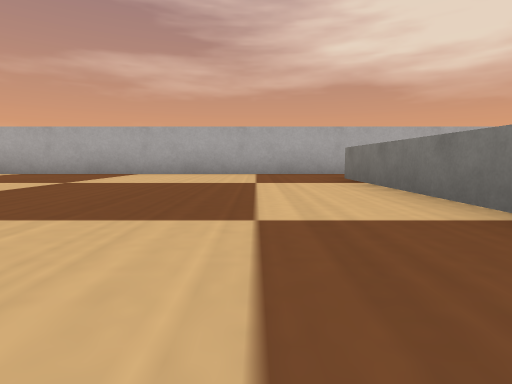
[1] (above)

17 first-person views from a walk through a world built for the Webots simulator. The camera is 0.03 m above the floor, tilts 6° down and sees 80° across. The floor is counted in squares, 0.1 m on a side. Each view is taken from the middle of a square. On the plan, view 1 faces up. The plan holds only what a view shows up to about 9 squares ahead; the rest is blank. The robots in the file are not drawn. Simple shapes and patterns stand in for the simulator's stock objects.

[2]
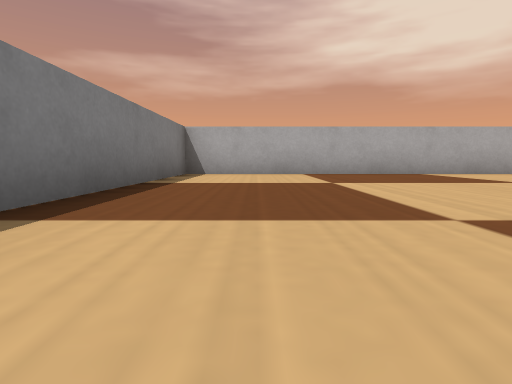

[3]
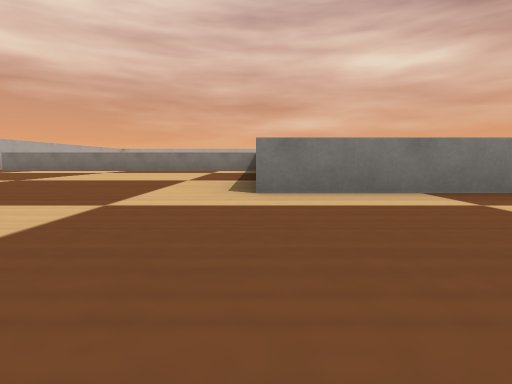

[4]
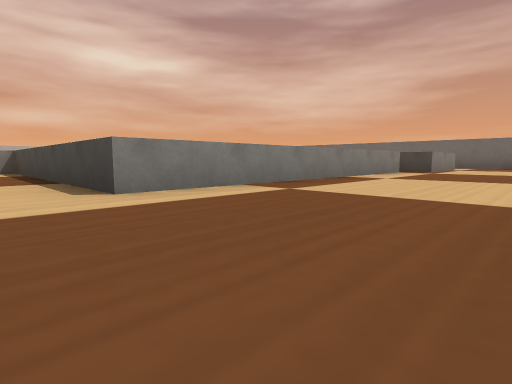

[5]
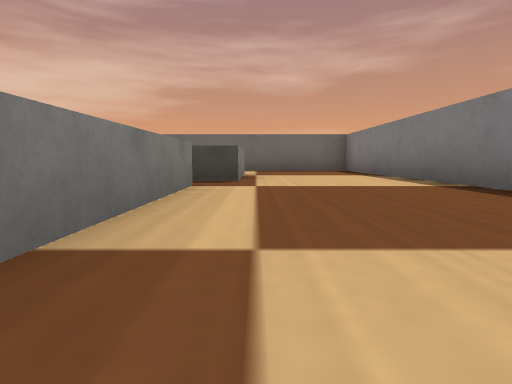

[6]
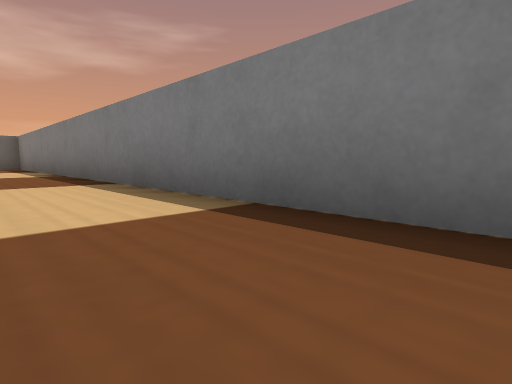

[7]
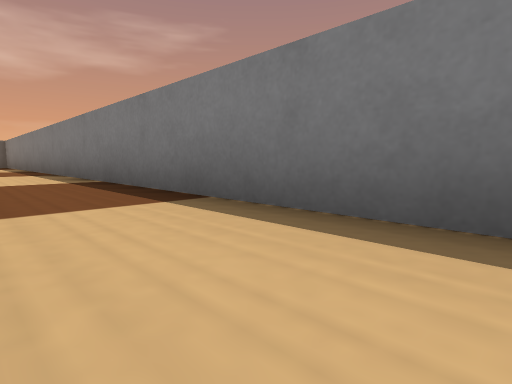

[8]
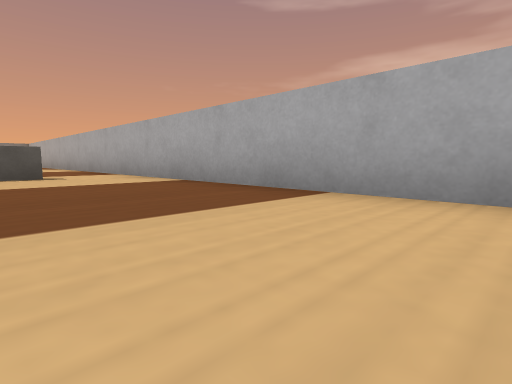

[9]
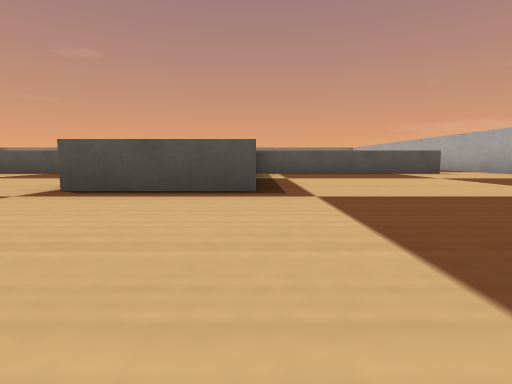

[10]
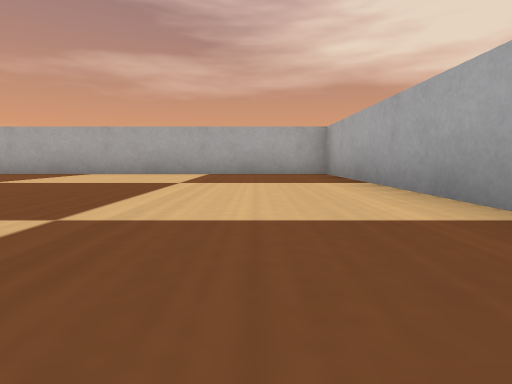

[11]
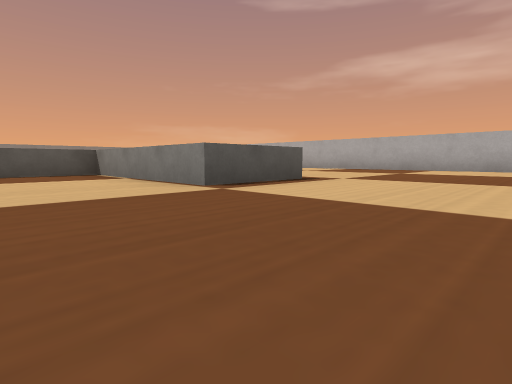

[12]
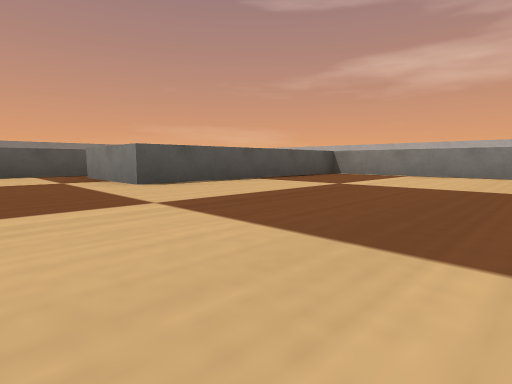

[13]
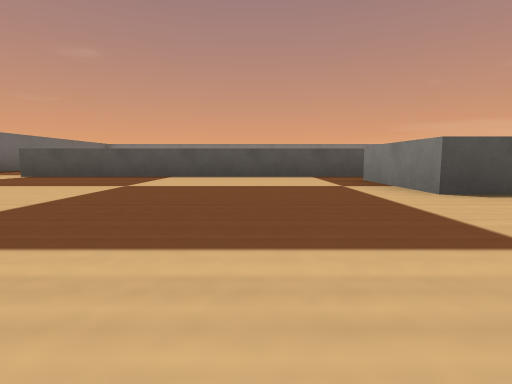

[14]
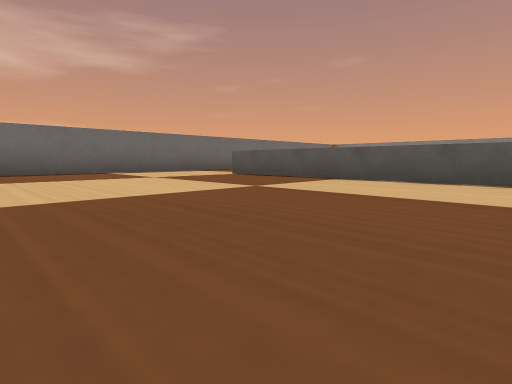

[15]
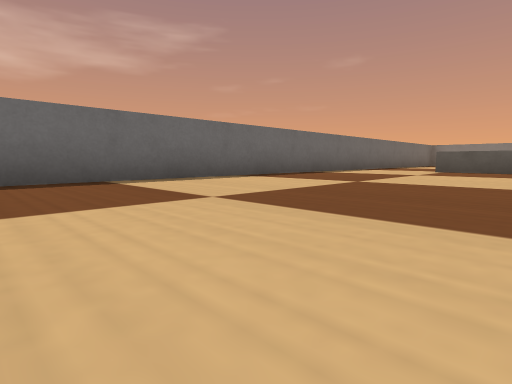

[16]
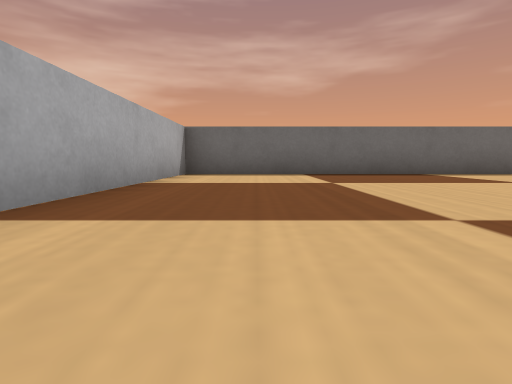

[17]
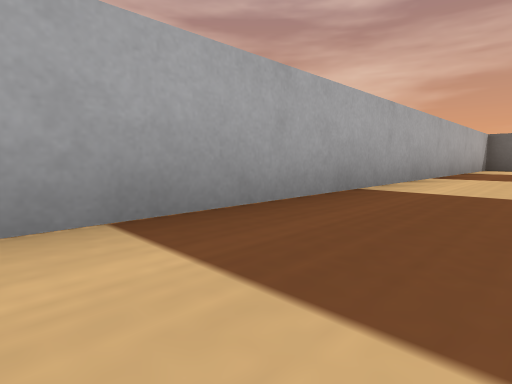

### Floor plan
Ten units are one square. View 1 is at (0, 0); x grows to the right and y downward. Boxes are objects, and circles mark ways between rooms. Rooms are numbered by the first view taken in them; rooms with no view inside come last. Other rooms are left out.
<svg viewBox="-80 -70 210 210">
<path fill="none" stroke="#000" d="M15 -65 -75 -65 -75 115M-43 86 -43 20 15 20 15 -50M-48 116 -48 93 -40 93M5 50 5 113M71 -11 71 9 34 9 34 54 14 54M125 -18 125 -65 15 -65M34 -51 34 -10M-75 115 -75 135 125 135 125 30"/>
<circle cx="-70" cy="120" r="3" fill="#2a7"/>
<circle cx="25" cy="-65" r="3" fill="#2a7"/>
<text x="-40" y="0">1</text>
<text x="60" y="50">2</text>
</svg>
Room 1 opens to room 2.

Where each view was taken, in squares from view 1:
view 1: 0 up, 0 right, facing up
view 2: 0 up, 6 left, facing up
view 3: 2 down, 7 left, facing right
view 4: 1 down, 7 left, facing down-right
view 5: 5 down, 5 left, facing down
view 6: 2 down, 6 left, facing down-left
view 7: 1 up, 6 left, facing down-left
view 8: 4 up, 9 right, facing up-left
view 9: 1 up, 10 right, facing left
view 10: 0 up, 11 right, facing up
view 11: 3 down, 10 right, facing up-left
view 12: 7 down, 7 right, facing up-left
view 13: 7 down, 6 right, facing left
view 14: 6 down, 5 right, facing down-left
view 15: 9 down, 9 right, facing down-left
view 16: 7 down, 11 right, facing down
view 17: 3 down, 11 right, facing down-right
